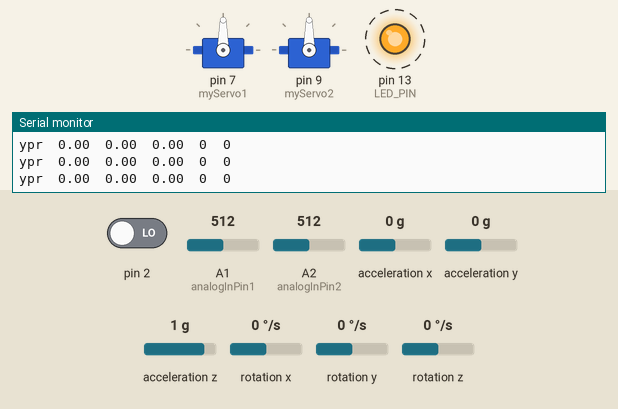
Simulated run of this sketch. Board: Arduino Uno, built with avr-gcc and run on an emulated ATmega328P. On the bench: 2 × servo, output pins drawn as LEDs (lit = HIGH), the last lines printed to the serial monitor. Dashed ring = blinking. The test bench sets the inputs (shaded band); at power-on: rotation z 0 °/s, A1 (analogInPin1) = 512, A2 (analogInPin2) = 512, acceleration y 0 g, pin 2 LOW, acceleration x 0 g, acceleration z 1 g, rotation x 0 °/s, rotation y 0 °/s. The sensor or clock chip raises its interrupt line as the real part does.

Above: at 1.29 s.
1.8 s: rotation z set to -192 °/s
At 2.53 s:
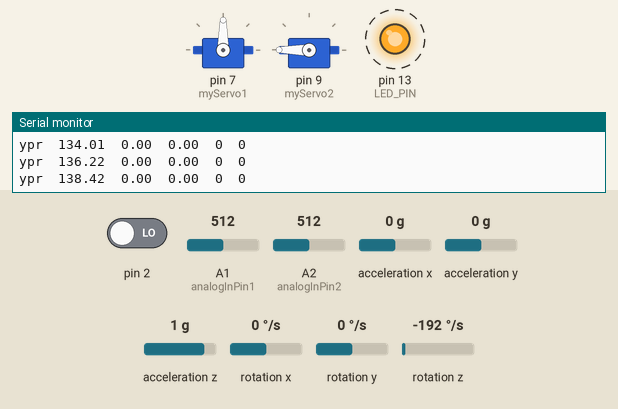
At 3.77 s:
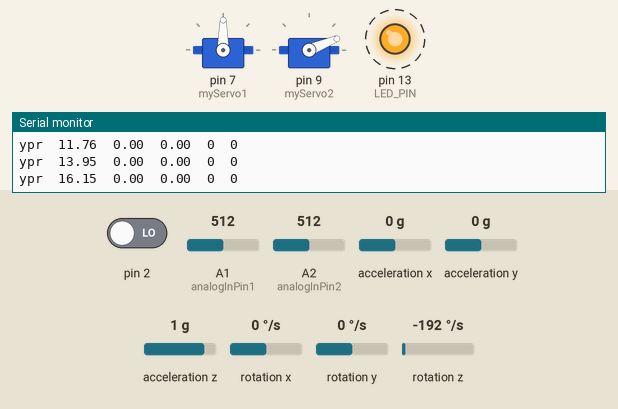
4.8 s: A1 (analogInPin1) set to 671
At 7.16 s:
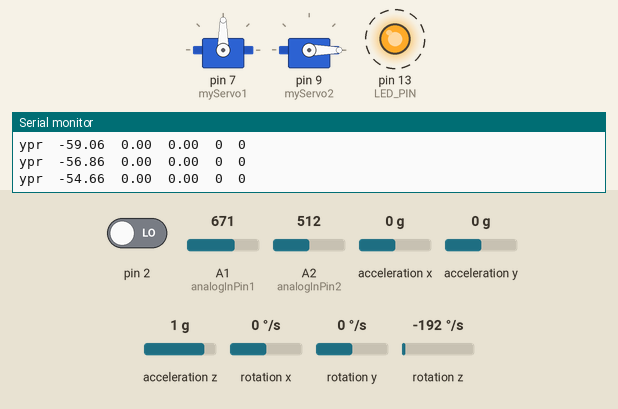
7.8 s: A1 (analogInPin1) set to 697
At 8.4 s:
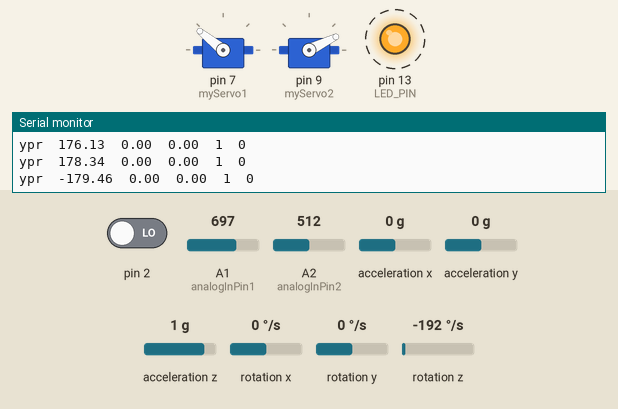
10.8 s: A2 (analogInPin2) set to 837
13.8 s: A2 (analogInPin2) set to 868
16.8 s: acceleration y set to -0.8 g
Timing chart, 0 to 22.6 s (numbered marks = the images above; inputs shaded):
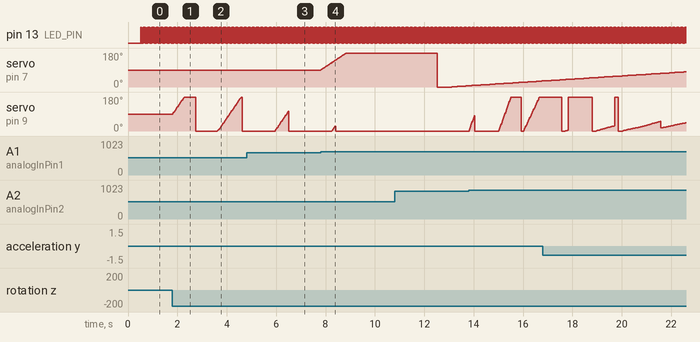

Measured:
- the behaviour switches between 682 and 683 on A1 (analogInPin1) (found by bisection; images 3 and 4)
- after the input at 1.8 s, servo on pin 9 (myServo2): ramps from 0° to 180° and jumps back, once every 1.9 s
- after the input at 7.8 s, servo on pin 7 (myServo1): moves from 90° to 180° over 1.0 s, starting at once
- by itself, pin 13 (LED_PIN): alternates HIGH for 0.01 s and LOW for 0.01 s

The sketch:

servoCntrlJoyAcc.ino
```cpp
#include "I2Cdev.h"

#include "MPU6050_6Axis_MotionApps20.h"
//#include "MPU6050.h" // not necessary if using MotionApps include file

// Arduino Wire library is required if I2Cdev I2CDEV_ARDUINO_WIRE implementation
// is used in I2Cdev.h
#if I2CDEV_IMPLEMENTATION == I2CDEV_ARDUINO_WIRE
    #include "Wire.h"
#endif
////////////////////////////////////
#include <Servo.h>
Servo myServo1;
Servo myServo2;

////////////////////////////////////
// class default I2C address is 0x68
// specific I2C addresses may be passed as a parameter here
// AD0 low = 0x68 (default for SparkFun breakout and InvenSense evaluation board)
// AD0 high = 0x69
MPU6050 mpu;
//MPU6050 mpu(0x69); // <-- use for AD0 high

/* =========================================================================
   NOTE: In addition to connection 3.3v, GND, SDA, and SCL, this sketch
   depends on the MPU-6050's INT pin being connected to the Arduino's
   external interrupt #0 pin. On the Arduino Uno and Mega 2560, this is
   digital I/O pin 2.
 * ========================================================================= */

const int analogInPin1 = A1;  // Analog input pin that the potentiometer is attached to
const int analogInPin2 = A2;  // Analog input pin that the potentiometer is attached to

#define LED_PIN 13 // (Arduino is 13, Teensy is 11, Teensy++ is 6)
bool blinkState = false;

// MPU control/status vars
bool dmpReady = false;  // set true if DMP init was successful
uint8_t mpuIntStatus;   // holds actual interrupt status byte from MPU
uint8_t devStatus;      // return status after each device operation (0 = success, !0 = error)
uint16_t packetSize;    // expected DMP packet size (default is 42 bytes)
uint16_t fifoCount;     // count of all bytes currently in FIFO
uint8_t fifoBuffer[64]; // FIFO storage buffer

// orientation/motion vars
Quaternion q;           // [w, x, y, z]         quaternion container
VectorInt16 aa;         // [x, y, z]            accel sensor measurements
VectorInt16 aaReal;     // [x, y, z]            gravity-free accel sensor measurements
VectorInt16 aaWorld;    // [x, y, z]            world-frame accel sensor measurements
VectorFloat gravity;    // [x, y, z]            gravity vector
float euler[3];         // [psi, theta, phi]    Euler angle container
float ypr[3];           // [yaw, pitch, roll]   yaw/pitch/roll container and gravity vector

// packet structure for InvenSense teapot demo
uint8_t teapotPacket[14] = { '$', 0x02, 0,0, 0,0, 0,0, 0,0, 0x00, 0x00, '\r', '\n' };


// ================================================================
// ===               INTERRUPT DETECTION ROUTINE                ===
// ================================================================

volatile bool mpuInterrupt = false;     // indicates whether MPU interrupt pin has gone high
void dmpDataReady() {
    mpuInterrupt = true;
}


// ================================================================
// ===                      INITIAL SETUP                       ===
// ================================================================

void setup() {
    // join I2C bus (I2Cdev library doesn't do this automatically)
    #if I2CDEV_IMPLEMENTATION == I2CDEV_ARDUINO_WIRE
        Wire.begin();
        TWBR = 24; // 400kHz I2C clock (200kHz if CPU is 8MHz)
    #elif I2CDEV_IMPLEMENTATION == I2CDEV_BUILTIN_FASTWIRE
        Fastwire::setup(400, true);
    #endif

    // initialize serial communication
    Serial.begin(115200);
    //Serial.begin(9600);
    while (!Serial); // wait for Leonardo enumeration, others continue immediately

    // initialize device
    Serial.println(F("Initializing I2C devices..."));
    mpu.initialize();

    // verify connection
    Serial.println(F("Testing device connections..."));
    Serial.println(mpu.testConnection() ? F("MPU6050 connection successful") : F("MPU6050 connection failed"));

    // wait for ready
    /*Serial.println(F("\nSend any character to begin DMP programming and demo: "));
    while (Serial.available() && Serial.read()); // empty buffer
    while (!Serial.available());                 // wait for data
    while (Serial.available() && Serial.read()); // empty buffer again
    */
    // load and configure the DMP
    Serial.println(F("Initializing DMP..."));
    devStatus = mpu.dmpInitialize();

    // supply your own gyro offsets here, scaled for min sensitivity
    mpu.setXGyroOffset(220);
    mpu.setYGyroOffset(76);
    mpu.setZGyroOffset(-85);
    mpu.setZAccelOffset(1788); // 1688 factory default for my test chip

    // make sure it worked (returns 0 if so)
    if (devStatus == 0) {
        // turn on the DMP, now that it's ready
        Serial.println(F("Enabling DMP..."));
        mpu.setDMPEnabled(true);

        // enable Arduino interrupt detection
        Serial.println(F("Enabling interrupt detection (Arduino external interrupt 0)..."));
        attachInterrupt(0, dmpDataReady, RISING);
        mpuIntStatus = mpu.getIntStatus();

        // set our DMP Ready flag so the main loop() function knows it's okay to use it
        Serial.println(F("DMP ready! Waiting for first interrupt..."));
        dmpReady = true;

        // get expected DMP packet size for later comparison
        packetSize = mpu.dmpGetFIFOPacketSize();
    } else {
        // ERROR!
        // 1 = initial memory load failed
        // 2 = DMP configuration updates failed
        // (if it's going to break, usually the code will be 1)
        Serial.print(F("DMP Initialization failed (code "));
        Serial.print(devStatus);
        Serial.println(F(")"));
    }

    // configure LED for output
    pinMode(LED_PIN, OUTPUT);

    myServo1.attach(7);
    myServo2.attach(9);
}


// ================================================================
// ===                    MAIN PROGRAM LOOP                     ===
// ================================================================
int sensorValue1;
int sensorValue2;

int servoPos1 = 90;
int servoPos2 = 90;

int lastYaw = -9999;
int lastPitch = -9999;
int diffYaw;
int diffPitch;
void servoControl() {

  sensorValue1 = analogRead(analogInPin1);
  sensorValue2 = analogRead(analogInPin2);
  sensorValue1 = map(sensorValue1, 0, 1024, -3, 3);
  sensorValue2 = map(sensorValue2, 0, 1024, -3, 3);
  Serial.print("\t");
  Serial.print(sensorValue1);
  Serial.print("\t");
  Serial.println(sensorValue2);
  servoPos1 += sensorValue1 + diffPitch;
  servoPos2 += sensorValue2 + diffYaw;
  myServo1.write(servoPos1);
  myServo2.write(servoPos2);

}

void loop() {
    // if programming failed, don't try to do anything
    if (!dmpReady) return;

    // wait for MPU interrupt or extra packet(s) available
    while (!mpuInterrupt && fifoCount < packetSize) {
        // other program behavior stuff here
        // .
        // .
        // .
        // if you are really paranoid you can frequently test in between other
        // stuff to see if mpuInterrupt is true, and if so, "break;" from the
        // while() loop to immediately process the MPU data
        // .
        // .
        // .
        //break;
    }
    // reset interrupt flag and get INT_STATUS byte
    mpuInterrupt = false;
    mpuIntStatus = mpu.getIntStatus();

    // get current FIFO count
    fifoCount = mpu.getFIFOCount();

    // check for overflow (this should never happen unless our code is too inefficient)
    if ((mpuIntStatus & 0x10) || fifoCount == 1024) {
        // reset so we can continue cleanly
        mpu.resetFIFO();
        Serial.println(F("FIFO overflow!"));

    // otherwise, check for DMP data ready interrupt (this should happen frequently)
    } else if (mpuIntStatus & 0x02) {
        // wait for correct available data length, should be a VERY short wait
        while (fifoCount < packetSize) fifoCount = mpu.getFIFOCount();

        // read a packet from FIFO
        mpu.getFIFOBytes(fifoBuffer, packetSize);

        // track FIFO count here in case there is > 1 packet available
        // (this lets us immediately read more without waiting for an interrupt)
        fifoCount -= packetSize;

        // display Euler angles in degrees
        mpu.dmpGetQuaternion(&q, fifoBuffer);
        mpu.dmpGetGravity(&gravity, &q);
        mpu.dmpGetYawPitchRoll(ypr, &q, &gravity);


        Serial.print("ypr\t");
        Serial.print(ypr[0] * 180/M_PI);
        Serial.print("\t");
        Serial.print(ypr[1] * 180/M_PI);
        Serial.print("\t");
        Serial.print(ypr[2] * 180/M_PI);
        if(lastYaw == -9999)
          lastYaw = ypr[0] * 180/M_PI;
        if(lastPitch == -9999)
          lastPitch = ypr[1] * 180/M_PI;
        diffYaw = ypr[0] * 180/M_PI - lastYaw;
        diffPitch = ypr[1] * 180/M_PI - lastPitch;
        servoControl();

        lastYaw = ypr[0] * 180/M_PI;
        lastPitch = ypr[1] * 180/M_PI;

        // blink LED to indicate activity
        blinkState = !blinkState;
        digitalWrite(LED_PIN, blinkState);
    }
}
```
